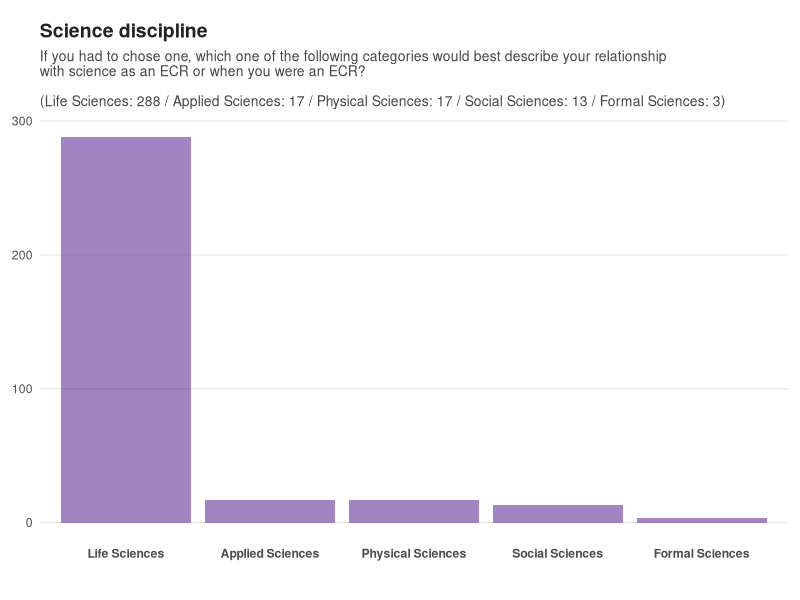
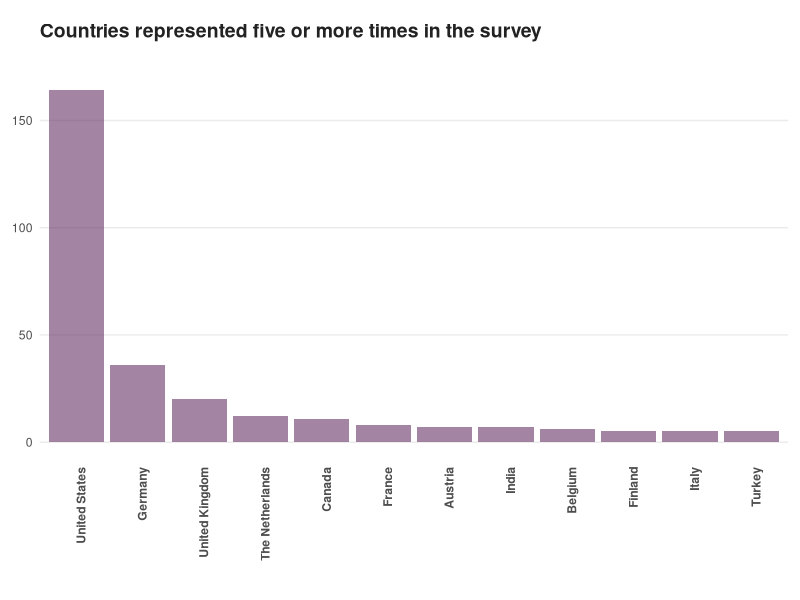
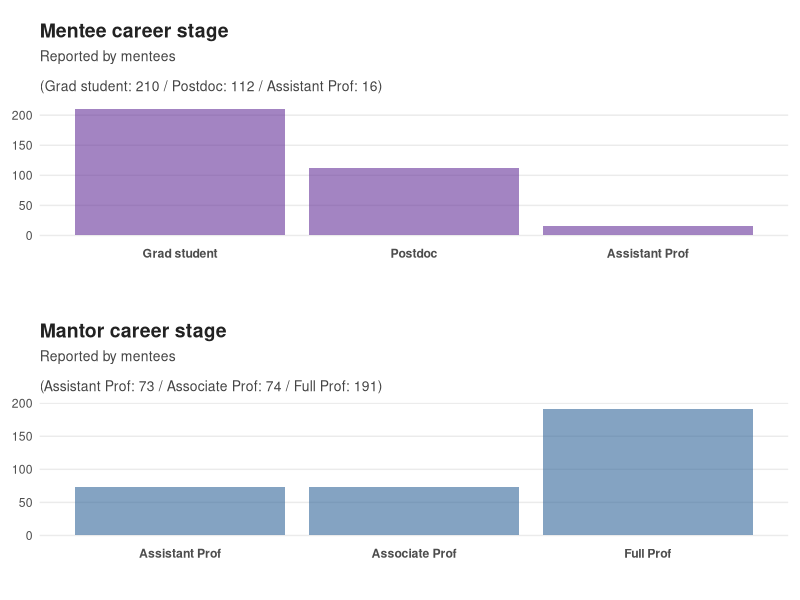
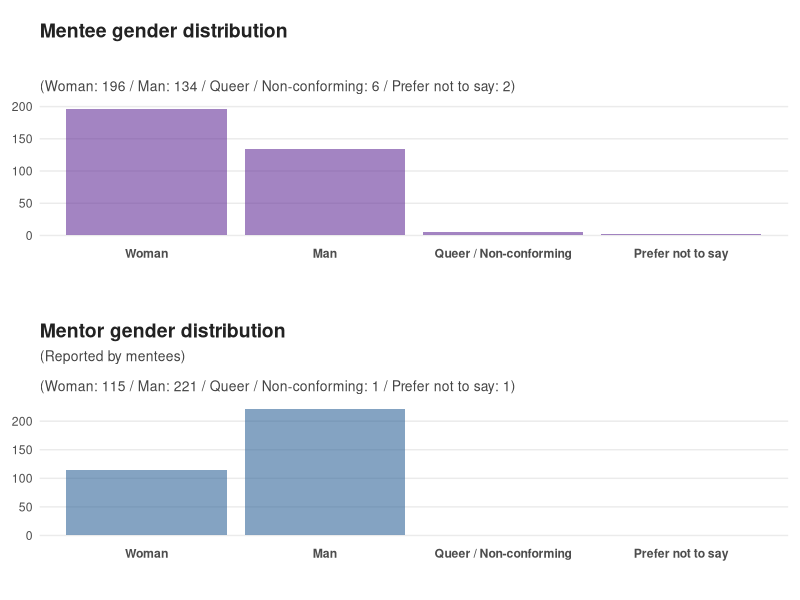
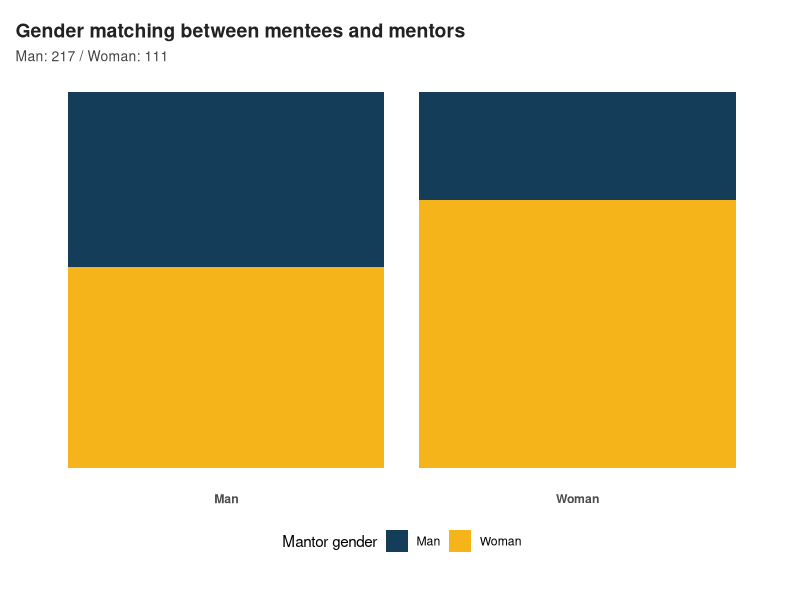
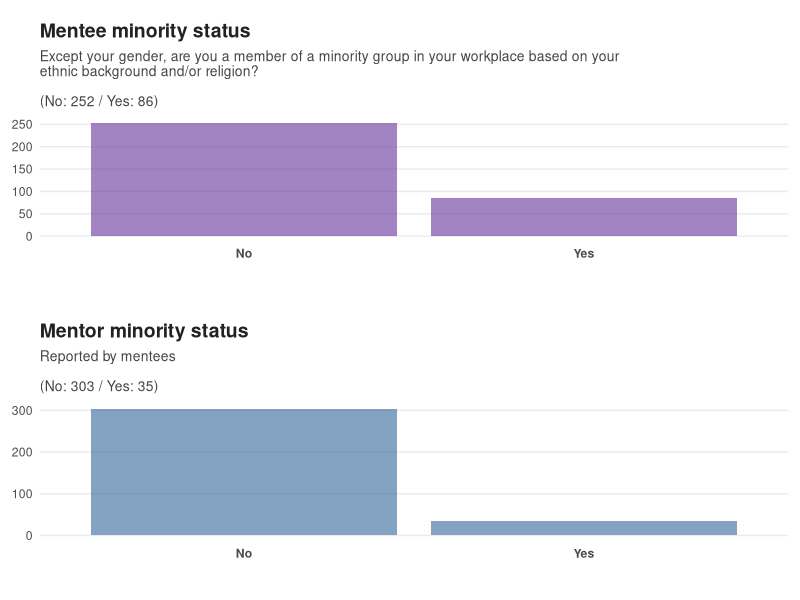
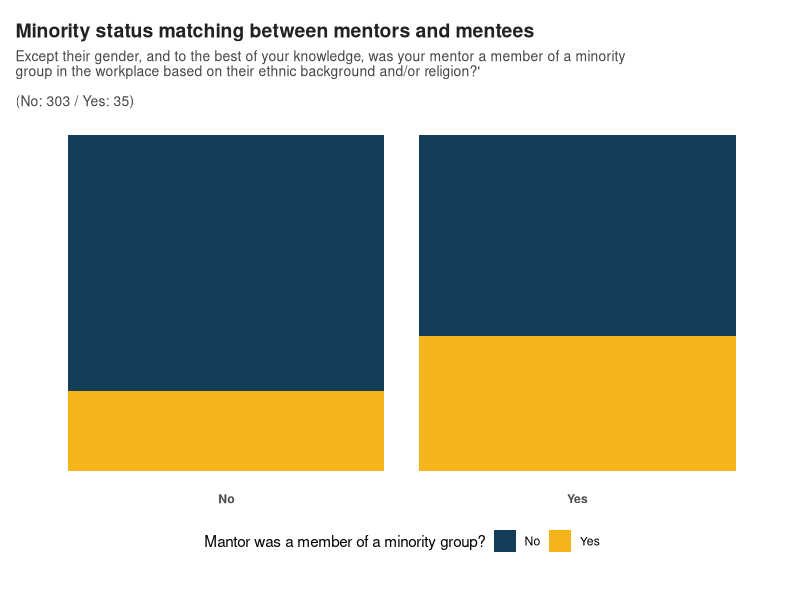
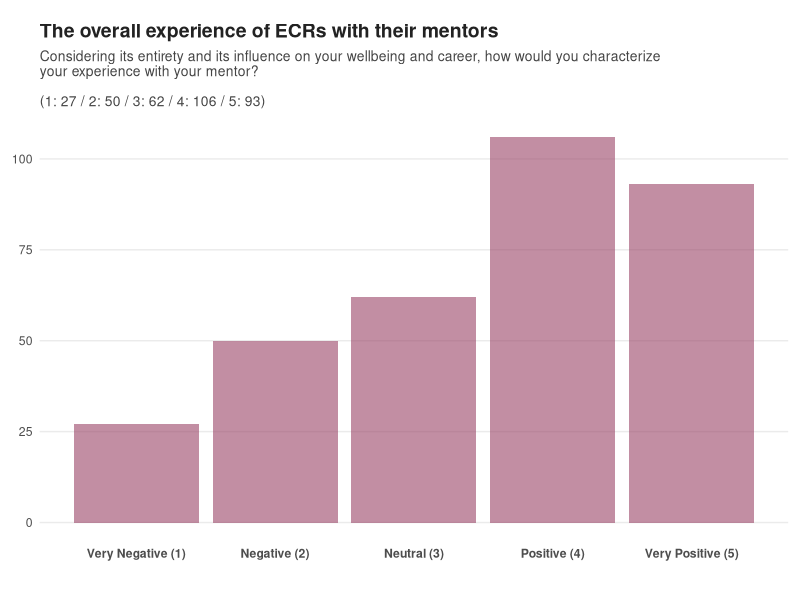

Generate these figures, in order, with R:
## ---- chunk 1
library(ggplot2)
library(gridExtra)
library(forcats)

df <- read.table(file='mentorship.tsv', header = TRUE, sep = "\t")

# plot margins
MARGIN <- unit(c(0.6,0.3,1,0.3), "cm")

PCT <- function(D, d=NA){
  if(all(is.na(d)))
    return(sprintf("%.1f%%", nrow(D) * 100 / nrow(df)))
  else
    return(sprintf("%.1f%%", nrow(D) * 100 / nrow(d)))
}

# subtitle generator
GETSB <- function(D, X, SUBTITLE=NA){
  SB <- c()
  counter = 1

  for(variable in levels(factor(D[[X]]))){
    SB[counter] <- sprintf("%s: %d", variable, nrow(D[D[[X]] == variable, ]))
    counter = counter + 1
  }

  if(is.na(SUBTITLE))
    return(paste(SB, collapse=" / "))
  else
    return(paste(SUBTITLE, "\n\n(", paste(SB, collapse=" / "), ")", sep=""))
}

BOX <- function(D, X, Y, FILL=NA, FILL_LEGEND=NA, XTITLE=NA, YTITLE=NA, YL=NA, TITLE=NA, SUBTITLE=NA){
  p <- ggplot(data=D, aes(y=get(Y), x=get(X))) +
        {
          if(!is.na(FILL)) {
            geom_boxplot(aes(fill=get(FILL)), alpha=0.35, outlier.shape = NA, color="#00000022", width=0.25)
          }
        } +

        {
          if(!is.na(FILL_LEGEND)) {
            scale_fill_discrete(name = FILL_LEGEND)
          }
        } +

        {
          if(all(!is.na(YL))) {
             scale_y_continuous(labels=YL, breaks=1:length(YL))
          }
        } +

        geom_violin(fill="#505050", alpha=0.25, width=0.5, colour = '#505050') +
        geom_jitter(colour='#222222', width = 0.1, height = 0.25, size=1, alpha=0.5) +
        theme_bw() +
        ylab(YTITLE) +

        {
          if(is.na(FILL_LEGEND)) {
            theme(legend.position="none")
          } else {
            theme(legend.position="bottom")
          }
        } +

        {
          if(!is.na(XTITLE))
            xlab(XTITLE)
          else
            theme(axis.title.x=element_blank())
        } +

        {
          if(!is.na(YTITLE))
            ylab(YTITLE)
          else
            theme(axis.title.y=element_blank())
        } +

        labs(title = TITLE, subtitle = GETSB(D, X, SUBTITLE)) +
        theme(panel.border = element_blank(),
              plot.margin = MARGIN,
              axis.line.x = element_blank(),
              axis.text.x = element_text(face = "bold"),
              axis.text.y = element_text(face = "bold"),
              panel.grid.minor = element_line(colour = "#EFEFEF"),
              panel.grid.major.x = element_blank(),
              axis.line.y = element_blank(),
              axis.ticks.x = element_blank(),
              plot.title = element_text(color = "#222222", size = 14, face = "bold"),
              plot.subtitle = element_text(color = "#444444", size = 10))

  return(p)
}


BAR <- function(D, X, Y, XL=NA, FILL_LEGEND=NA, FILL_COLORS=NA, TITLE=NA, SUBTITLE=NA){
  p <- ggplot(data=D, aes(x=get(X), fill=get(Y))) +
        geom_bar(position="fill", stat="count") +
        theme_bw() +

        {
          if(!is.na(FILL_LEGEND) & all(!is.na(FILL_COLORS))) {
            scale_fill_manual(values=FILL_COLORS, name=FILL_LEGEND)
          } else if(is.na(FILL_LEGEND) & all(!is.na(FILL_COLORS))) {
            scale_fill_manual(values=FILL_COLORS)
          }
        } +

        {
          if(is.na(FILL_LEGEND)) {
            theme(legend.position="none")
          } else {
            theme(legend.position="bottom")
          }
        } +

        {
          if(all(!is.na(XL))) {
             scale_x_continuous(labels=XL, breaks=1:length(XL))
          }
        } +

        {
          if(is.na(TITLE))
            labs(subtitle = GETSB(D, X, SUBTITLE))
          else
            labs(title = TITLE, subtitle = GETSB(D, X, SUBTITLE))
        } +

        theme(panel.border = element_blank(),
              plot.margin = MARGIN,
              axis.title.y=element_blank(),
              axis.title.x=element_blank(),
              axis.line.x = element_blank(),
              axis.text.x = element_text(face = "bold"),
              axis.text.y = element_blank(),
              panel.grid.minor = element_blank(),
              panel.grid.major = element_blank(),
              axis.line.y = element_blank(),
              axis.ticks.x = element_blank(),
              axis.ticks.y = element_blank(),
              plot.title = element_text(color = "#222222", size = 14, face = "bold"),
              plot.subtitle = element_text(color = "#444444", size = 10))

  return(p)
}

BAX <- function(D, X, TITLE=NA, YTITLE=NA, XL=NA, SUBTITLE="", SKIPDATASUM=NA, ROTATEXL=NA, COLOR=NA){
  p <- ggplot(data=D, aes(x=get(X))) +
        geom_bar(position="identity", stat="count", fill=COLOR) +
        theme_bw() +

        {
        if(!is.na(YTITLE))
          ylab(YTITLE)
        else
          theme(axis.title.y=element_blank())
        } +

        {
          if(all(!is.na(XL))) {
             scale_x_continuous(labels=XL, breaks=1:length(XL))
          }
        } +

        {
        if(is.na(SKIPDATASUM))
          labs(title = TITLE, subtitle = GETSB(D, X, SUBTITLE))
        else
          labs(title = TITLE, subtitle = SUBTITLE)
        } +

        {
        if(is.na(ROTATEXL))
          theme(axis.text.x = element_text(face = "bold"))
        else
          theme(axis.text.x = element_text(face = "bold", angle = 90, hjust=1))
        } +

        theme(panel.border = element_blank(),
              plot.margin = MARGIN,
              axis.title.x=element_blank(),
              axis.line.x = element_blank(),
              panel.grid.minor = element_blank(),
              panel.grid.major.x = element_blank(),
              axis.line.y = element_blank(),
              axis.ticks.x = element_blank(),
              axis.ticks.y = element_blank(),
              plot.title = element_text(color = "#222222", size = 14, face = "bold"),
              plot.subtitle = element_text(color = "#444444", size = 10))

  return(p)
}

ARRANGE <- function(A, B, HEIGHTS=c(1,1)){
 gA <- ggplotGrob(A)
 gB <- ggplotGrob(B)
 maxWidth = grid::unit.pmax(gA$widths[2:5], gB$widths[2:5])
 gA$widths[2:5] <- as.list(maxWidth)
 gB$widths[2:5] <- as.list(maxWidth)
 return(grid.arrange(gA, gB, ncol=1, heights=HEIGHTS))
}

## ---- chunk 2

D <- df
D$discipline <- factor(D$discipline, levels = c("Life Sciences", "Applied Sciences", "Physical Sciences", "Social Sciences", "Formal Sciences"))

BAX(D,
    X="discipline",
    TITLE="Science discipline",
    SUBTITLE="If you had to chose one, which one of the following categories would best describe your relationship\nwith science as an ECR or when you were an ECR?",
    COLOR="#66339999")
## ---- chunk 3
D <- df
D$country <- fct_infreq(D$country, ordered = NA)
## ---- chunk 4

D <- df[df$country %in% names(table(df$country))[table(df$country) >=5], ]

D$country <- fct_infreq(D$country, ordered = NA)

BAX(D,
    X="country",
    SKIPDATASUM=TRUE,
    ROTATEXL=TRUE,
    TITLE="Countries represented five or more times in the survey",
    COLOR="#66336699")
## ---- chunk 5

D <- df
D$mentee_then <- factor(D$mentee_then, levels = c("Grad student", "Postdoc", "Assistant Prof"))

ARRANGE(
  BAX(D,
      X="mentee_then",
      TITLE="Mentee career stage",
      SUBTITLE="Reported by mentees",
      COLOR="#66339999"),

  BAX(D,
      X="mentor_then",
      TITLE="Mantor career stage",
      SUBTITLE="Reported by mentees",
      COLOR="#33669999"))

## ---- chunk 6

D <- df
genders <- c("Woman", "Man", "Queer / Non-conforming", "Prefer not to say")
D$mentee_gender <- factor(D$mentee_gender, levels = genders)
D$mentor_gender <- factor(D$mentor_gender, levels = genders)

ARRANGE(
    BAX(D,
        X="mentee_gender",
        TITLE="Mentee gender distribution",
        COLOR="#66339999"),

    BAX(D,
        X="mentor_gender",
        TITLE="Mentor gender distribution",
        SUBTITLE="(Reported by mentees)",
        COLOR="#33669999"),
    HEIGHTS = c(1,1))

## ---- chunk 7
D <- df[df$mentee_gender %in% c("Man", "Woman") & df$mentor_gender %in% c("Man", "Woman"), ]

BAR(D,
    X="mentor_gender",
    Y="mentee_gender",
    FILL_LEGEND = "Mantor gender",
    TITLE="Gender matching between mentees and mentors",
    FILL_COLORS = c("#143D59", "#F4B41A"))

## ---- chunk 8

D <- df

mentee_minority_pct = PCT(D[D$mentee_minority == "Yes", ], D[D$mentee_minority == "No", ])
mentor_minority_pct = PCT(D[D$mentor_minority == "Yes", ], D[D$mentor_minority == "No", ])

mentee_minority_mentor_minority = PCT(D[D$mentor_minority == "Yes" & D$mentee_minority == "Yes", ], D[D$mentor_minority == "Yes", ])
mentee_minority_mentor_majority = PCT(D[D$mentor_minority == "No" & D$mentee_minority == "Yes", ], D[D$mentor_minority == "No", ])

## ---- chunk 9

ARRANGE(
  BAX(D,
      X="mentee_minority",
      TITLE="Mentee minority status",
      SUBTITLE="Except your gender, are you a member of a minority group in your workplace based on your\nethnic background and/or religion?",
      COLOR="#66339999"),
  BAX(D,
      X="mentor_minority",
      TITLE="Mentor minority status",
      SUBTITLE="Reported by mentees",
      COLOR="#33669999"))
## ---- chunk 10

BAR(D,
    X="mentor_minority",
    Y="mentee_minority",
    FILL_LEGEND = "Mantor was a member of a minority group?",
    FILL_COLORS = c("#143D59", "#F4B41A"),
    TITLE="Minority status matching between mentors and mentees",
    SUBTITLE="Except their gender, and to the best of your knowledge, was your mentor a member of a minority\ngroup in the workplace based on their ethnic background and/or religion?'")

## ---- chunk 11

D <- df

BAX(D,
    X="experience_with_mentor",
    TITLE="The overall experience of ECRs with their mentors",
    SUBTITLE="Considering its entirety and its influence on your wellbeing and career, how would you characterize\nyour experience with your mentor?",
    XL=c("Very Negative (1)", "Negative (2)", "Neutral (3)", "Positive (4)", "Very Positive (5)"),
    COLOR="#99446699")
## ---- chunk 12
D <- df

BAX(D,
    X="mentee_experience_was_common",
    TITLE="The commonality of mentee experiences in a group",
    SUBTITLE="Was your experience with your mentor comparable to the experience of the other trainees\nwho worked with them?",
    XL=c("Very specific (1)", "Somewhat specific (2)", "Neutral (3)", "Somewhat common (4)", "Very common (5)"),
    COLOR="#99446699")

v_pos_specific <- PCT(D[D$mentee_experience_was_common_summary == "Specific to few" & D$experience_with_mentor == "5", ], D[D$experience_with_mentor == "5" & D$mentee_experience_was_common_summary != "", ])
v_neg_specific  <- PCT(D[D$mentee_experience_was_common_summary == "Specific to few" & D$experience_with_mentor == "1", ], D[D$experience_with_mentor == "1" & D$mentee_experience_was_common_summary != "", ])
## ---- chunk 13

D <- df[df$mentee_experience_was_common_summary != "", ]

BAR(D,
    X="experience_with_mentor",
    Y="mentee_experience_was_common_summary",
    FILL_LEGEND = "",
    FILL_COLORS = c("#FFC107", "#DD0202"),
    TITLE="The commonality of mentee experiences in a group",
    XL=c("Very Negative (1)", "Negative (2)", "Neutral (3)", "Positive (4)", "Very Positive (5)"),
    SUBTITLE="Was your experience with your mentor comparable to the experience of the other trainees\nwho worked with them?")
## ---- chunk 14
D <- df

levels(D$mentee_then) <- levels(factor(D$mentee_current))

D <- D[D$mentee_current != D$mentee_then, ]
## ---- chunk 15

D <- df
levels(D$mentee_then) <- levels(factor(D$mentee_current))

D <- D[D$mentee_current != D$mentee_then, ]

BAR(D,
    X="experience_with_mentor",
    Y="mentee_current_summary",
    FILL_LEGEND = "The current career stage:",
    FILL_COLORS = c("#0f9257", "#F7B32B", "#577AA3"),
    TITLE="The influence of the experience with mentors to career trajectories",
    XL=c("Very Negative (1)", "Negative (2)", "Neutral (3)", "Positive (4)", "Very Positive (5)"),
    SUBTITLE="What did ECRs do next once their experience with their mentor was over?")
## ---- chunk 16

D <- df[df$mentee_gender %in% c("Man", "Woman") & df$mentor_gender %in% c("Man", "Woman"), ]

# wilcox.test(D[D$mentee_gender == "Man", ]$experience_with_mentor, D[D$mentee_gender == "Woman", ]$experience_with_mentor)

BOX(D,
    X="mentee_gender",
    Y="experience_with_mentor",
    FILL="mentor_gender",
    FILL_LEGEND = "Mentor gender",
    YTITLE=NA,
    XTITLE=NA,
    YL=c("Very Negative", "Negative", "Neutral", "Positive", "Very Positive"),
    TITLE="Mentee Gender vs Experience With Mentor",
    SUBTITLE="Considering its entirety and its influence on your wellbeing and career, how would you characterize\nyour experience with your mentor?")

## ---- chunk 17

D <- df[df$mentee_gender %in% c("Man", "Woman") & df$mentor_gender %in% c("Man", "Woman"), ]

# wilcox.test(D[D$mentor_gender == "Man", ]$experience_with_mentor, D[D$mentor_gender == "Woman", ]$experience_with_mentor)

BOX(D,
    X="mentor_gender",
    Y="experience_with_mentor",
    FILL="mentee_gender",
    FILL_LEGEND = "Mentee gender",
    XTITLE=NA,
    YTITLE=NA,
    YL=c("Very Negative", "Negative", "Neutral", "Positive", "Very Positive"),
    TITLE="Mentor Gender vs Experience With Mentor",
    SUBTITLE="To see if mentor gender has a general effect")
## ---- chunk 18

D <- df

D$mentor_num_trainees <- factor(D$mentor_num_trainees, levels = c("<5", "5-10", "10-15", ">15"))

BOX(D,
    X="mentor_num_trainees",
    Y="experience_with_mentor",
    FILL="mentor_num_trainees",
    FILL_LEGEND = NA,
    YTITLE=NA,
    XTITLE=NA,
    YL=c("Very Negative", "Negative", "Neutral", "Positive", "Very Positive"),
    TITLE="Number of trainees vs experience with mentor",
    SUBTITLE="How many trainees your mentor was responsible for during the time\nyou worked with them?")

## ---- chunk 19
awareness <- c("Aware", "Not Aware")

D <- df[df$mentor_awareness_on_strengths_summary %in% awareness,  ]
R <- df[df$mentor_awareness_on_shortcomings_summary %in% awareness,  ]

D$mentor_awareness_on_strengths_summary <- factor(D$mentor_awareness_on_strengths_summary, levels = awareness)
R$mentor_awareness_on_shortcomings_summary <- factor(R$mentor_awareness_on_shortcomings_summary, levels = awareness)

grid.arrange(
    BAX(D,
        X="mentor_awareness_on_strengths_summary",
        TITLE="Strengths in mentorship",
        SUBTITLE = "Do you think your mentor was aware of their strengths in mentoring trainees?",
        COLOR="#66339999"),

    BAX(R,
        X="mentor_awareness_on_shortcomings_summary",
        TITLE="Shortcomings in mentorship",
        SUBTITLE = "Do you think your mentor was aware of their shortcomings in mentoring trainees?",
        COLOR="#33669999"))

## ---- chunk 20

D <- df[df$mentor_gender %in% c("Man", "Woman") & df$mentor_awareness_on_shortcomings_summary %in% c("Aware", "Not Aware"), ]

BOX(D,
    X="mentor_awareness_on_shortcomings_summary",
    Y="experience_with_mentor",
    FILL="mentor_gender",
    FILL_LEGEND = "Mentor gender",
    YTITLE=NA,
    XTITLE=NA,
    YL=c("Very Negative", "Negative", "Neutral", "Positive", "Very Positive"),
    TITLE="Mentor awareness on shortcomings in mentorship",
    SUBTITLE="Do you think your mentor was aware of their shortcomings in mentoring trainees")

## ---- chunk 21

D <- df
D$mentor_asking_feedback <- factor(D$mentor_asking_feedback, levels = c("Frequently", "Every six months", "Every year", "Once every few years", "Never"))

BAX(D,
      X="mentor_asking_feedback",
      TITLE="Mentors asking for feedback on their mentorship style",
      SUBTITLE="How frequently mentors ask for feedback from their trainees on their mentorship style?\n",
      COLOR="#66339999")

never_asked_feedback = PCT(D[D$mentor_asking_feedback == "Never", ])
## ---- chunk 22

BOX(D,
    X="mentor_asking_feedback",
    Y="experience_with_mentor",
    FILL= "mentor_asking_feedback",
    FILL_LEGEND = NA,
    YTITLE=NA,
    XTITLE=NA,
    YL=c("Very Negative", "Negative", "Neutral", "Positive", "Very Positive"),
    TITLE="Mentee experience with mentors who ask for feedback",
    SUBTITLE="What is the correlation between mentee experience with mentors requesting feedback?\n")

## ---- chunk 23
Countries <- c("United States", "Germany", "United Kingdom")
D <- df
R <- df[df$country %in% Countries, ]
R$country <- factor(R$country, levels = Countries)

grid.arrange(
  BAR(df[df$mentor_gender %in% c("Man", "Woman"), ],
      X="mentor_gender",
      Y="mentor_has_ever_asked_feedback",
      TITLE="Mentor gender",
      FILL_COLORS = c("#474341", "#FFC107")),

  BAR(D,
      X="mentor_minority",
      Y="mentor_has_ever_asked_feedback",
      TITLE="Mentor minority status",
      FILL_COLORS = c("#474341", "#FFC107")),

  BAR(D[D$mentor_seen_by_colleagues != "No comment", ],
      X="mentor_seen_by_colleagues",
      Y="mentor_has_ever_asked_feedback",
      TITLE="Mentor seen by colleagues",
      FILL_COLORS = c("#474341", "#FFC107")),

  BAR(D,
      X="code_of_conduct",
      Y="mentor_has_ever_asked_feedback",
      TITLE="Mentor has code of conduct",
      FILL_COLORS = c("#474341", "#FFC107")),

  BAR(D,
      X="mentor_then",
      Y="mentor_has_ever_asked_feedback",
      FILL_COLORS = c("#474341", "#FFC107"),
      TITLE="Mentor career stage",
      SUBTITLE=NA,
      FILL_LEGEND = "Mentor asked feedback at least once"),

  BAR(R,
      X="country",
      Y="mentor_has_ever_asked_feedback",
      TITLE="Mentor country of work",
      FILL_COLORS = c("#474341", "#FFC107"),
      FILL_LEGEND = "Mentor asked feedback at least once")
  )
## ---- chunk 24
easiness <- c( "Made it easy", "Made it difficult")

J <- df[df$mentor_makes_easy_mentees_to_raise_concerns_summary %in% easiness,  ]

J$mentor_makes_easy_mentees_to_raise_concerns_summary <- factor(J$mentor_makes_easy_mentees_to_raise_concerns_summary, levels = easiness)

BAX(J,
    X="mentor_makes_easy_mentees_to_raise_concerns_summary",
    TITLE="Making it easy to raise concerns",
    SUBTITLE = "Do you think your mentor made it easy for their trainees to raise their concerns\nabout the mentorship they were receiving?",
    COLOR="#66339999")
## ---- chunk 25

BOX(J,
    X="mentor_makes_easy_mentees_to_raise_concerns_summary",
    Y="experience_with_mentor",
    FILL= "mentor_makes_easy_mentees_to_raise_concerns_summary",
    FILL_LEGEND = "",
    YTITLE=NA,
    XTITLE=NA,
    YL=c("Very Negative", "Negative", "Neutral", "Positive", "Very Positive"),
    TITLE="Mentee experience with mentors who makes it easy to raise concerns",
    SUBTITLE="Do you think your mentor made it easy for their trainees to raise their concerns\nabout the mentorship they were receiving?")

## ---- chunk 26
Countries <- c("United States", "Germany", "United Kingdom")
D <- J
R <- J[J$country %in% Countries, ]
R$country <- factor(R$country, levels = Countries)

grid.arrange(
  BAR(D[D$mentor_gender %in% c("Man", "Woman"), ],
      X="mentor_gender",
      Y="mentor_makes_easy_mentees_to_raise_concerns_summary",
      TITLE="Mentor gender",
      FILL_COLORS = c("#474341", "#FFC107")),

  BAR(D,
      X="mentor_minority",
      Y="mentor_makes_easy_mentees_to_raise_concerns_summary",
      TITLE="Mentor minority status",
      FILL_COLORS = c("#474341", "#FFC107")),

  BAR(D[D$mentor_seen_by_colleagues != "No comment", ],
      X="mentor_seen_by_colleagues",
      Y="mentor_makes_easy_mentees_to_raise_concerns_summary",
      TITLE="Mentor seen by colleagues",
      FILL_COLORS = c("#474341", "#FFC107")),

  BAR(D,
      X="code_of_conduct",
      Y="mentor_makes_easy_mentees_to_raise_concerns_summary",
      TITLE="Mentor has code of conduct",
      FILL_COLORS = c("#474341", "#FFC107")),

  BAR(D,
      X="mentor_then",
      Y="mentor_makes_easy_mentees_to_raise_concerns_summary",
      FILL_COLORS = c("#474341", "#FFC107"),
      TITLE="Mentor career stage",
      SUBTITLE=NA,
      FILL_LEGEND = "Mentor encouraging feedback"),

  BAR(R,
      X="country",
      Y="mentor_makes_easy_mentees_to_raise_concerns_summary",
      TITLE="Mentor country of work",
      FILL_COLORS = c("#474341", "#FFC107"),
      FILL_LEGEND = "Mentor encouraging feedback")
  )
## ---- chunk 27

D <- df
D$code_of_conduct <- factor(D$code_of_conduct, levels = c("Yes", "No"))

BAX(D,
    X="code_of_conduct",
    TITLE="Mentor gives an idea about their style through a 'code of conduct'",
    SUBTITLE="Did your mentor provide a public document defining their code of conduct, expectations,\nand/or the group culture?",
    COLOR="#66339999")
## ---- chunk 28

D <- df

# wilcox.test(D[D$code_of_conduct == "Yes", ]$experience_with_mentor,
#             D[D$code_of_conduct == "No", ]$experience_with_mentor)

D$code_of_conduct <- as.character(D$code_of_conduct)
D$code_of_conduct <- factor(D$code_of_conduct, levels = c("Yes", "No"))

BOX(D,
    X="code_of_conduct",
    Y="experience_with_mentor",
    FILL="code_of_conduct",
    FILL_LEGEND = NA,
    YTITLE=NA,
    XTITLE=NA,
    YL=c("Very Negative", "Negative", "Neutral", "Positive", "Very Positive"),
    TITLE="Mentee experience with mentors who provide a code of conduct",
    SUBTITLE="Did your mentor provide a public document defining their code of conduct, expectations,\nand/or the group culture?")

## ---- chunk 29
Countries <- c("United States", "Germany", "United Kingdom")
D <- df
R <- df[df$country %in% Countries, ]
R$country <- factor(R$country, levels = Countries)

grid.arrange(
  BAR(df[df$mentor_gender %in% c("Man", "Woman"), ],
      X="mentor_gender",
      Y="code_of_conduct",
      TITLE="Mentor gender",
      FILL_COLORS = c("#474341", "#FFC107")),

  BAR(D,
      X="mentor_minority",
      Y="code_of_conduct",
      TITLE="Mentor minority status",
      FILL_COLORS = c("#474341", "#FFC107")),

  BAR(D[D$mentor_seen_by_colleagues != "No comment", ],
      X="mentor_seen_by_colleagues",
      Y="code_of_conduct",
      TITLE="Mentor seen by colleagues",
      FILL_COLORS = c("#474341", "#FFC107")),

  BAR(D,
      X="mentor_has_ever_asked_feedback",
      Y="code_of_conduct",
      TITLE="Mentor has ever asked feedback",
      FILL_COLORS = c("#474341", "#FFC107")),

  BAR(D,
      X="mentor_then",
      Y="code_of_conduct",
      FILL_COLORS = c("#474341", "#FFC107"),
      TITLE="Mentor career stage",
      SUBTITLE=NA,
      FILL_LEGEND = "Mentor shares code of conduct"),

  BAR(R,
      X="country",
      Y="code_of_conduct",
      TITLE="Mentor country of work",
      FILL_COLORS = c("#474341", "#FFC107"),
      FILL_LEGEND = "Mentor shares code of conduct")

  )
